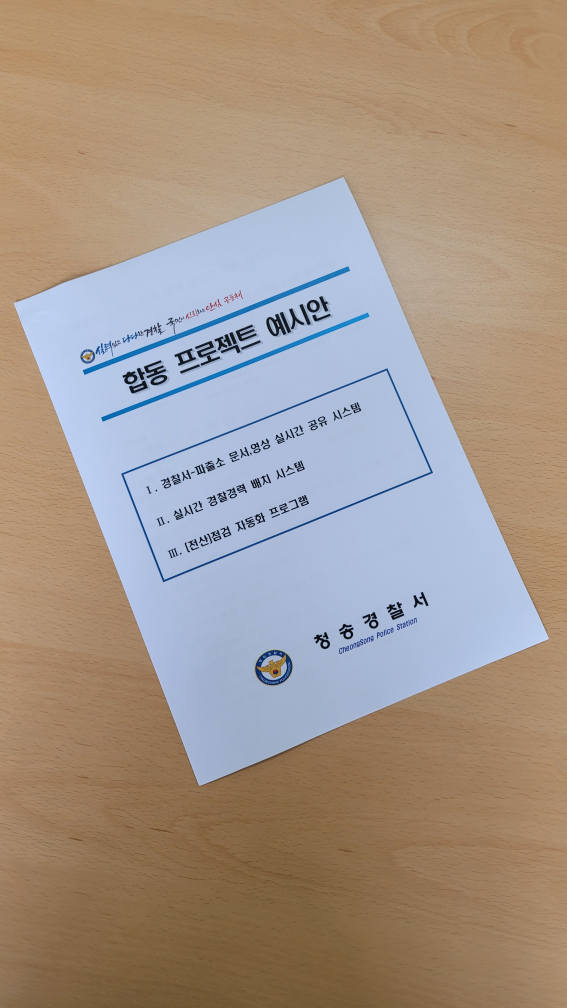
#> input picture doc1.jpg, 2268 x 4032 px, found by its file name (shown at 1/4 size)
$ python 123123.py
#> lines starting #> are read from the running program, lines starting #| are printed output that depends on the picture
import cv2
import numpy as np

img = cv2.imread('C:/Users/dlehd/Desktop/doc1.jpg')
#> img is the input picture: shape (4032, 2268, 3); mean B, G, R 138.6, 150, 164.2
rows,cols = img.shape[0:2]
#> rows = 4032; cols = 2268


d45 = 22.0 * np.pi / 180    # 45도


m45 = np.float32( [[ np.cos(d45), -1* np.sin(d45), rows//3],
                    [np.sin(d45), np.cos(d45), -1*cols//4]])


r45 = cv2.warpAffine(img,m45,(cols,rows))
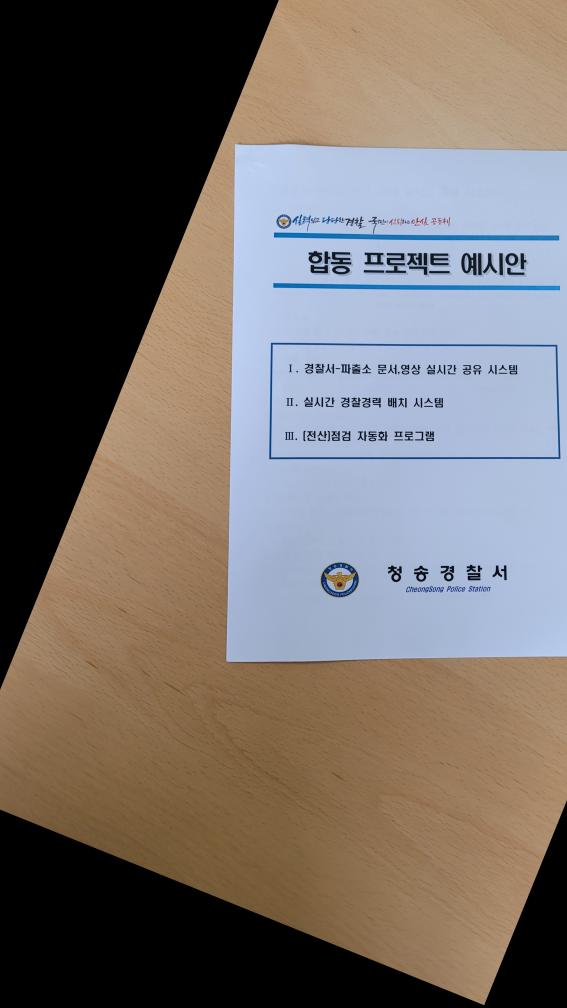
#> r45: shape (4032, 2268, 3) (shown at 1/4 size); mean B, G, R 104.4, 109, 116.6


cv2.imshow("45", cv2.resize(r45,None,fx = 0.2,fy = 0.2, interpolation=cv2.INTER_AREA))
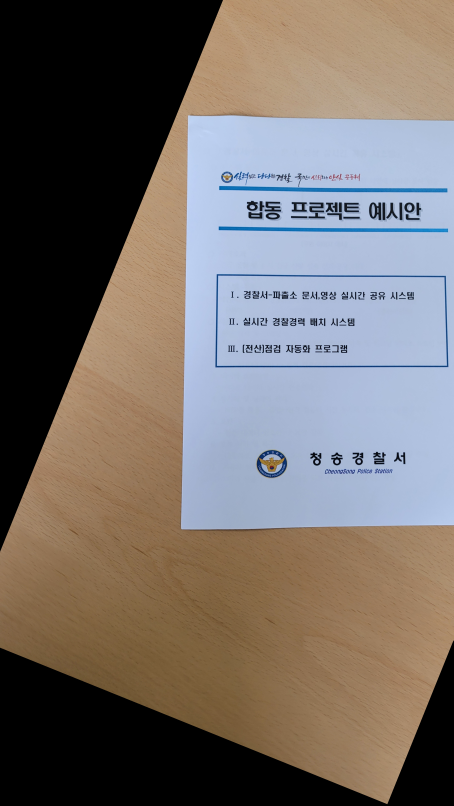
#> window '45': shape (806, 454, 3); mean B, G, R 104.5, 109.1, 116.7

cv2.waitKey(0)
cv2.destroyAllWindows()

$ run again, with test.png saved as doc1.jpg
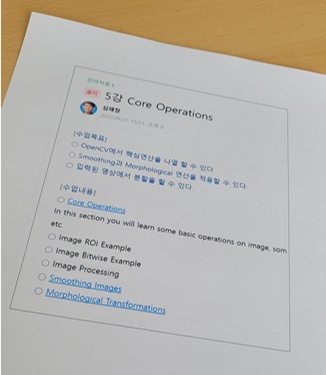
#> input picture test.png, 326 x 375 px, found by its file name
#> img is the input picture: shape (375, 326, 3); mean B, G, R 175.2, 181, 184.7
#> `r45 = cv2.warpAffine(img,m45,(cols,rows))`:
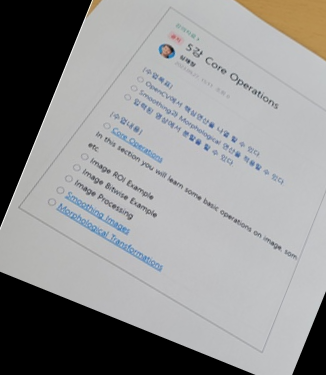
#> r45: shape (375, 326, 3); mean B, G, R 146.8, 146.6, 146.5
#> `cv2.imshow("45", cv2.resize(r45,None,fx = 0.2,fy = 0.2, interpolation=..`:
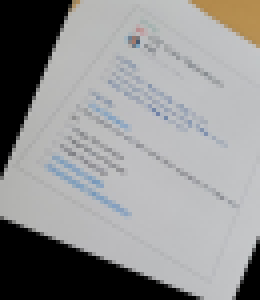
#> window '45': shape (75, 65, 3) (shown 4 times larger); mean B, G, R 146.8, 146.6, 146.5

$ run again, with 캡처.PNG saved as doc1.jpg
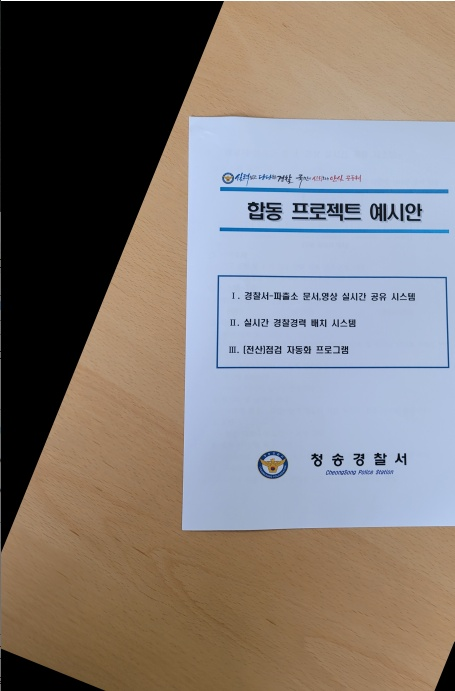
#> input picture 캡처.PNG, 455 x 691 px, found by its file name
#> img is the input picture: shape (691, 455, 3); mean B, G, R 117.2, 120.7, 127.8
#> `r45 = cv2.warpAffine(img,m45,(cols,rows))`:
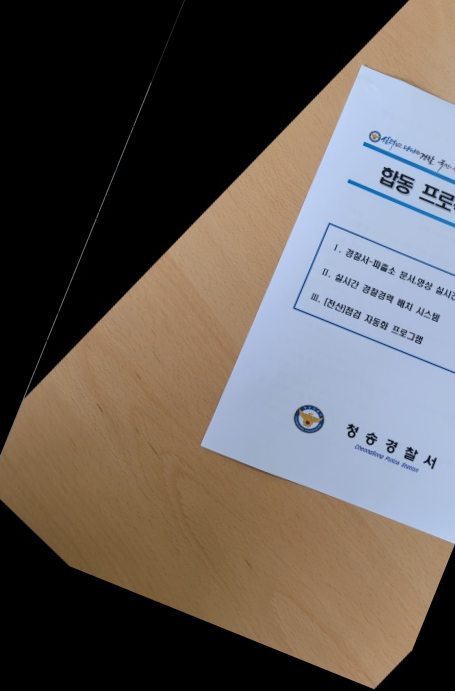
#> r45: shape (691, 455, 3); mean B, G, R 84.6, 89, 96.2
#> `cv2.imshow("45", cv2.resize(r45,None,fx = 0.2,fy = 0.2, interpolation=..`:
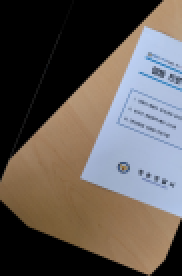
#> window '45': shape (138, 91, 3) (shown 2 times larger); mean B, G, R 84.8, 89.2, 96.3
